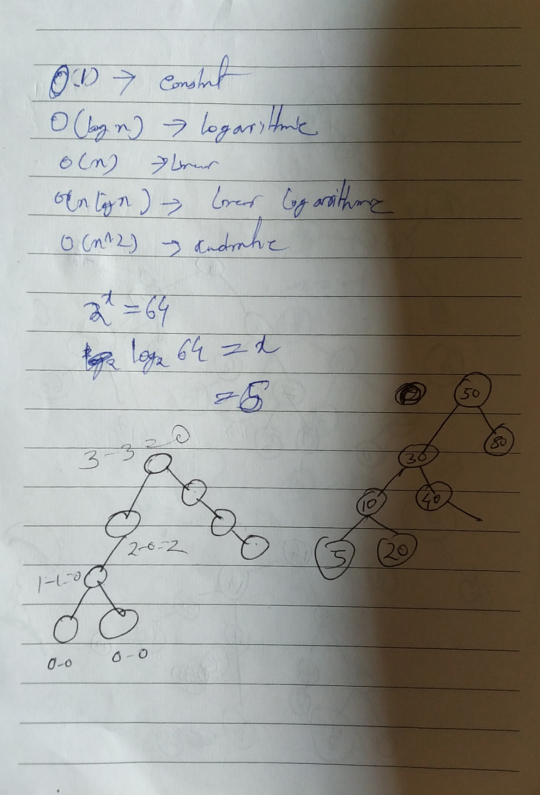
#> input picture PractsPy/imgs/hoja.jpg, 1080 x 1589 px (shown at 1/2 size)
$ python autocontraste.py
#> lines starting #> are read from the running program, lines starting #| are printed output that depends on the picture; after the words box and inside, x2 and y2 are one past the last pixel; in counts of white or black regions, pixels touching at a corner belong together
import cv2
import numpy as np

img = cv2.imread("imgs/hoja.jpg")
#> img is the input picture: shape (1589, 1080, 3); mean B, G, R 140, 146.7, 148.2

scale_percent = 50
width = int(img.shape[1] * scale_percent / 100)
#> width = 540
height = int(img.shape[0] * scale_percent / 100)
#> height = 794
dim = (width, height)
#> dim = (540, 794)
img = cv2.resize(img, dim, interpolation = cv2.INTER_AREA)
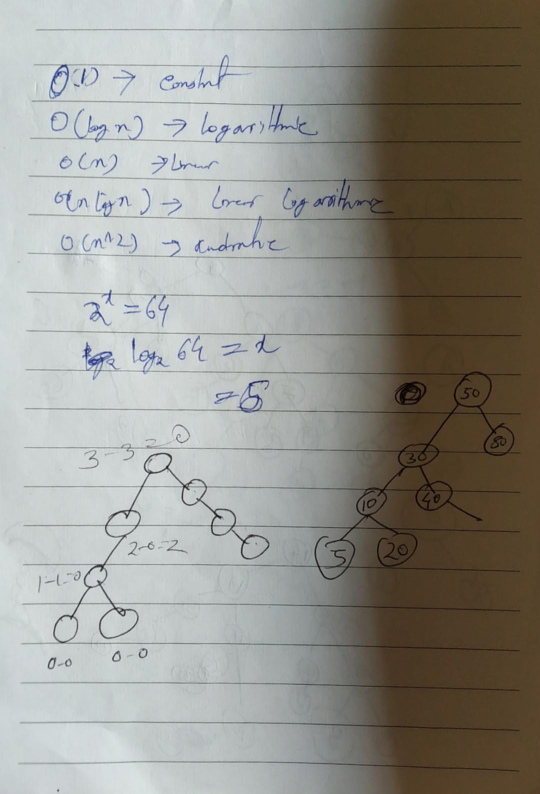
#> img: shape (794, 540, 3); mean B, G, R 140, 146.7, 148.2

gray = cv2.cvtColor(img, cv2.COLOR_BGR2GRAY)
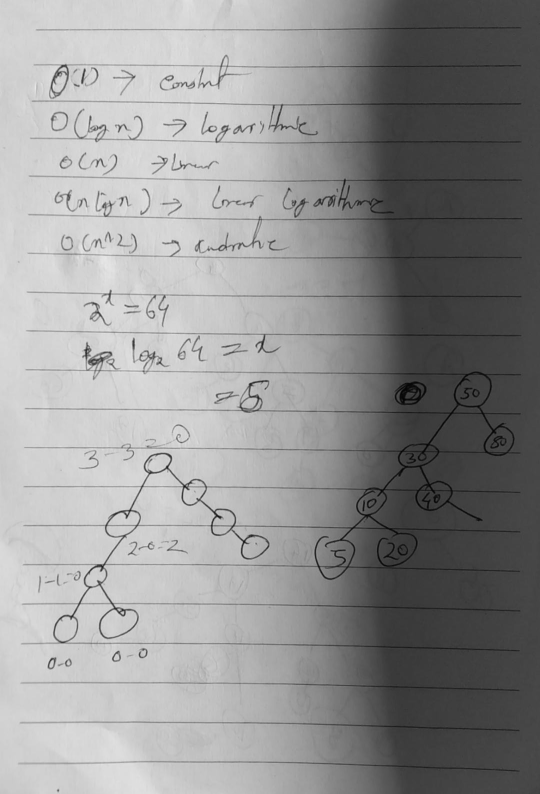
#> gray: shape (794, 540); min 5, max 231, mean 146.3

thresh = cv2.adaptiveThreshold(gray, 255, cv2.ADAPTIVE_THRESH_MEAN_C, cv2.THRESH_BINARY, 21, 15)
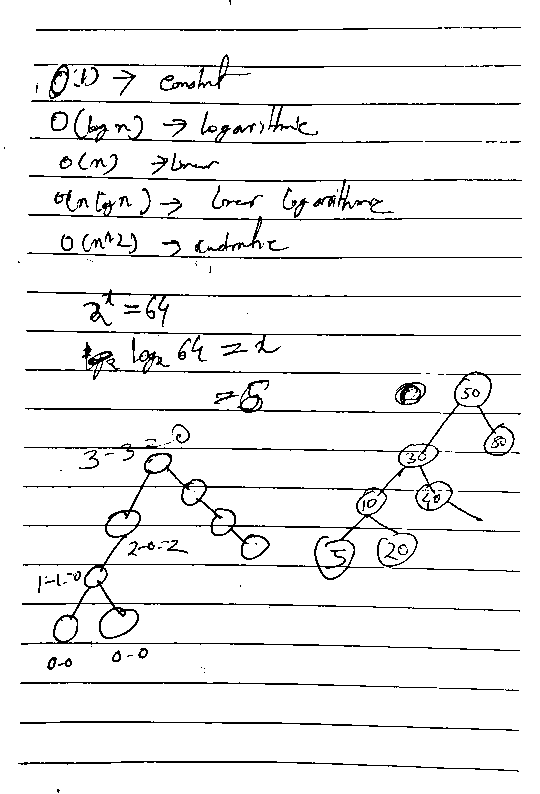
#> thresh: shape (794, 540); 94.1% white; black in thin lines or dots

result = img.copy()
result[thresh==255] = (255,255,255)
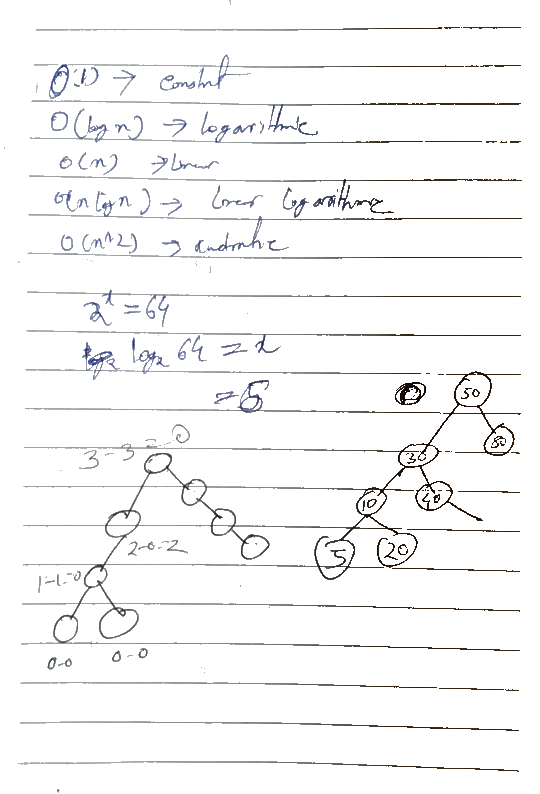
#> result: shape (794, 540, 3); mean B, G, R 246.9, 246.7, 246.6

cv2.imshow("org", img)
cv2.imshow("lim", thresh)
cv2.imshow("ajustada", result)
cv2.waitKey(0)

$ run again, with PractsPy/imgs/chess2.jpg copied over PractsPy/imgs/hoja.jpg
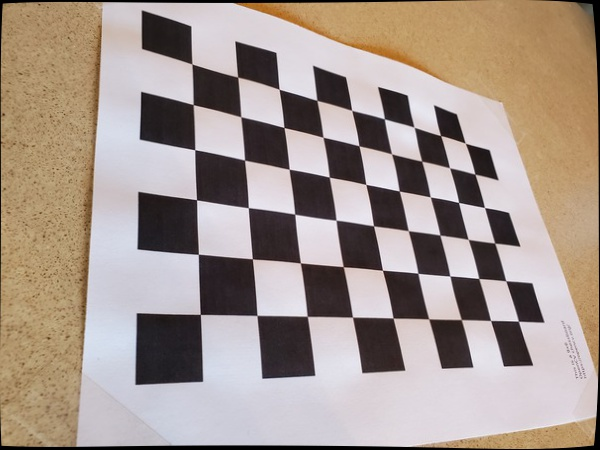
#> input picture PractsPy/imgs/chess2.jpg, 600 x 450 px
#> img is the input picture: shape (450, 600, 3); mean B, G, R 141.5, 150.2, 164.7
#> img: shape (225, 300, 3)
#> `thresh = cv2.adaptiveThreshold(gray, 255, cv2.ADAPTIVE_THRESH_MEAN_C, ..`:
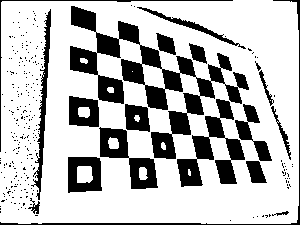
#> thresh: shape (225, 300); 74.6% white; 269 black regions (250 under 20 px), largest, box (x1, y1, x2, y2) and area: (70, 6, 249, 159) 6512, (177, 99, 245, 187) 2182, (99, 127, 158, 189) 1377
#> `result[thresh==255] = (255,255,255)`:
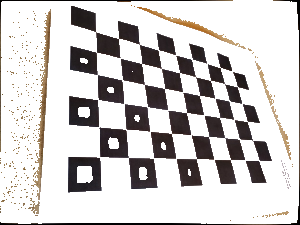
#> result: shape (225, 300, 3); mean B, G, R 202.1, 203.1, 206.2
